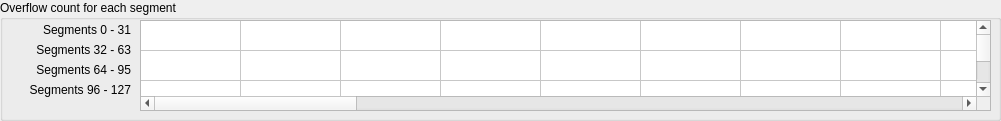
   <widget class="QGroupBox" name="groupBox_3">
    <property name="geometry">
     <rect>
      <x>10</x>
      <y>130</y>
      <width>1001</width>
      <height>121</height>
     </rect>
    </property>
    <property name="title">
     <string>Overflow count for each segment</string>
    </property>
    <widget class="caWaveTable" name="cawavetable">
     <property name="geometry">
      <rect>
       <x>140</x>
       <y>20</y>
       <width>851</width>
       <height>91</height>
      </rect>
     </property>
     <property name="channel" stdset="0">
      <string notr="true">$(SYS)-$(DEVICE):DBuf-Cnt-Oflw-I</string>
     </property>
     <property name="numberOfRows">
      <number>4</number>
     </property>
     <property name="numberOfColumns">
      <number>32</number>
     </property>
     <attribute name="horizontalHeaderVisible">
      <bool>false</bool>
     </attribute>
     <attribute name="horizontalHeaderHighlightSections">
      <bool>false</bool>
     </attribute>
     <attribute name="verticalHeaderVisible">
      <bool>false</bool>
     </attribute>
     <attribute name="verticalHeaderHighlightSections">
      <bool>false</bool>
     </attribute>
     <row/>
     <row/>
     <row/>
     <row/>
     <column/>
     <column/>
     <column/>
     <column/>
     <column/>
     <column/>
     <column/>
     <column/>
     <column/>
     <column/>
     <column/>
     <column/>
     <column/>
     <column/>
     <column/>
     <column/>
     <column/>
     <column/>
     <column/>
     <column/>
     <column/>
     <column/>
     <column/>
     <column/>
     <column/>
     <column/>
     <column/>
     <column/>
     <column/>
     <column/>
     <column/>
     <column/>
     <item row="0" column="0">
      <property name="font">
       <font/>
      </property>
      <property name="textAlignment">
       <set>AlignLeft|AlignLeading</set>
      </property>
     </item>
     <item row="0" column="1">
      <property name="font">
       <font/>
      </property>
      <property name="textAlignment">
       <set>AlignLeft|AlignLeading</set>
      </property>
     </item>
     <item row="0" column="2">
      <property name="font">
       <font/>
      </property>
      <property name="textAlignment">
       <set>AlignLeft|AlignLeading</set>
      </property>
     </item>
     <item row="0" column="3">
      <property name="font">
       <font/>
      </property>
      <property name="textAlignment">
       <set>AlignLeft|AlignLeading</set>
      </property>
     </item>
     <item row="0" column="4">
      <property name="font">
       <font/>
      </property>
      <property name="textAlignment">
       <set>AlignLeft|AlignLeading</set>
      </property>
     </item>
     <item row="0" column="5">
      <property name="font">
       <font/>
      </property>
      <property name="textAlignment">
       <set>AlignLeft|AlignLeading</set>
      </property>
     </item>
     <item row="0" column="6">
      <property name="font">
       <font/>
      </property>
      <property name="textAlignment">
       <set>AlignLeft|AlignLeading</set>
      </property>
     </item>
     <item row="0" column="7">
      <property name="font">
       <font/>
      </property>
      <property name="textAlignment">
       <set>AlignLeft|AlignLeading</set>
      </property>
     </item>
     <item row="0" column="8">
      <property name="font">
       <font/>
      </property>
      <property name="textAlignment">
       <set>AlignLeft|AlignLeading</set>
      </property>
     </item>
     <item row="0" column="9">
      <property name="font">
       <font/>
      </property>
      <property name="textAlignment">
       <set>AlignLeft|AlignLeading</set>
      </property>
     </item>
     <item row="0" column="10">
      <property name="font">
       <font/>
      </property>
      <property name="textAlignment">
       <set>AlignLeft|AlignLeading</set>
      </property>
     </item>
     <item row="0" column="11">
      <property name="font">
       <font/>
      </property>
      <property name="textAlignment">
       <set>AlignLeft|AlignLeading</set>
      </property>
     </item>
     <item row="0" column="12">
      <property name="font">
       <font/>
      </property>
      <property name="textAlignment">
       <set>AlignLeft|AlignLeading</set>
      </property>
     </item>
     <item row="0" column="13">
      <property name="font">
       <font/>
      </property>
      <property name="textAlignment">
       <set>AlignLeft|AlignLeading</set>
      </property>
     </item>
     <item row="0" column="14">
      <property name="font">
       <font/>
      </property>
      <property name="textAlignment">
       <set>AlignLeft|AlignLeading</set>
      </property>
     </item>
     <item row="0" column="15">
      <property name="font">
       <font/>
      </property>
      <property name="textAlignment">
       <set>AlignLeft|AlignLeading</set>
      </property>
     </item>
     <item row="0" column="16">
      <property name="font">
       <font/>
      </property>
      <property name="textAlignment">
       <set>AlignLeft|AlignLeading</set>
      </property>
     </item>
     <item row="0" column="17">
      <property name="font">
       <font/>
      </property>
      <property name="textAlignment">
       <set>AlignLeft|AlignLeading</set>
      </property>
     </item>
     <item row="0" column="18">
      <property name="font">
       <font/>
      </property>
      <property name="textAlignment">
       <set>AlignLeft|AlignLeading</set>
      </property>
     </item>
     <item row="0" column="19">
      <property name="font">
       <font/>
      </property>
      <property name="textAlignment">
       <set>AlignLeft|AlignLeading</set>
      </property>
     </item>
     <item row="0" column="20">
      <property name="font">
       <font/>
      </property>
      <property name="textAlignment">
       <set>AlignLeft|AlignLeading</set>
      </property>
     </item>
     <item row="0" column="21">
      <property name="font">
       <font/>
      </property>
      <property name="textAlignment">
       <set>AlignLeft|AlignLeading</set>
      </property>
     </item>
     <item row="0" column="22">
      <property name="font">
       <font/>
      </property>
      <property name="textAlignment">
       <set>AlignLeft|AlignLeading</set>
      </property>
     </item>
     <item row="0" column="23">
      <property name="font">
       <font/>
      </property>
      <property name="textAlignment">
       <set>AlignLeft|AlignLeading</set>
      </property>
     </item>
     <item row="0" column="24">
      <property name="font">
       <font/>
      </property>
      <property name="textAlignment">
       <set>AlignLeft|AlignLeading</set>
      </property>
     </item>
     <item row="0" column="25">
      <property name="font">
       <font/>
      </property>
      <property name="textAlignment">
       <set>AlignLeft|AlignLeading</set>
      </property>
     </item>
     <item row="0" column="26">
      <property name="font">
       <font/>
      </property>
      <property name="textAlignment">
       <set>AlignLeft|AlignLeading</set>
      </property>
     </item>
     <item row="0" column="27">
      <property name="font">
       <font/>
      </property>
      <property name="textAlignment">
       <set>AlignLeft|AlignLeading</set>
      </property>
     </item>
     <item row="0" column="28">
      <property name="font">
       <font/>
      </property>
      <property name="textAlignment">
       <set>AlignLeft|AlignLeading</set>
      </property>
     </item>
     <item row="0" column="29">
      <property name="font">
       <font/>
      </property>
      <property name="textAlignment">
       <set>AlignLeft|AlignLeading</set>
      </property>
     </item>
     <item row="0" column="30">
      <property name="font">
       <font/>
      </property>
      <property name="textAlignment">
       <set>AlignLeft|AlignLeading</set>
      </property>
     </item>
     <item row="0" column="31">
      <property name="font">
       <font/>
      </property>
      <property name="textAlignment">
       <set>AlignLeft|AlignLeading</set>
      </property>
     </item>
     <item row="1" column="0">
      <property name="font">
       <font/>
      </property>
      <property name="textAlignment">
       <set>AlignLeft|AlignLeading</set>
      </property>
     </item>
     <item row="1" column="1">
      <property name="font">
       <font/>
      </property>
      <property name="textAlignment">
       <set>AlignLeft|AlignLeading</set>
      </property>
     </item>
     <item row="1" column="2">
      <property name="font">
       <font/>
      </property>
      <property name="textAlignment">
       <set>AlignLeft|AlignLeading</set>
      </property>
     </item>
     <item row="1" column="3">
      <property name="font">
       <font/>
      </property>
      <property name="textAlignment">
       <set>AlignLeft|AlignLeading</set>
      </property>
     </item>
     <item row="1" column="4">
      <property name="font">
       <font/>
      </property>
      <property name="textAlignment">
       <set>AlignLeft|AlignLeading</set>
      </property>
     </item>
     <item row="1" column="5">
      <property name="font">
       <font/>
      </property>
      <property name="textAlignment">
       <set>AlignLeft|AlignLeading</set>
      </property>
     </item>
     <item row="1" column="6">
      <property name="font">
       <font/>
      </property>
      <property name="textAlignment">
       <set>AlignLeft|AlignLeading</set>
      </property>
     </item>
     <item row="1" column="7">
      <property name="font">
       <font/>
      </property>
      <property name="textAlignment">
       <set>AlignLeft|AlignLeading</set>
      </property>
     </item>
     <item row="1" column="8">
      <property name="font">
       <font/>
      </property>
      <property name="textAlignment">
       <set>AlignLeft|AlignLeading</set>
      </property>
     </item>
     <item row="1" column="9">
      <property name="font">
       <font/>
      </property>
      <property name="textAlignment">
       <set>AlignLeft|AlignLeading</set>
      </property>
     </item>
     <item row="1" column="10">
      <property name="font">
       <font/>
      </property>
      <property name="textAlignment">
       <set>AlignLeft|AlignLeading</set>
      </property>
     </item>
     <item row="1" column="11">
      <property name="font">
       <font/>
      </property>
      <property name="textAlignment">
       <set>AlignLeft|AlignLeading</set>
      </property>
     </item>
     <item row="1" column="12">
      <property name="font">
       <font/>
      </property>
      <property name="textAlignment">
       <set>AlignLeft|AlignLeading</set>
      </property>
     </item>
     <item row="1" column="13">
      <property name="font">
       <font/>
      </property>
      <property name="textAlignment">
       <set>AlignLeft|AlignLeading</set>
      </property>
     </item>
     <item row="1" column="14">
      <property name="font">
       <font/>
      </property>
      <property name="textAlignment">
       <set>AlignLeft|AlignLeading</set>
      </property>
     </item>
     <item row="1" column="15">
      <property name="font">
       <font/>
      </property>
      <property name="textAlignment">
       <set>AlignLeft|AlignLeading</set>
      </property>
     </item>
     <item row="1" column="16">
      <property name="font">
       <font/>
      </property>
      <property name="textAlignment">
       <set>AlignLeft|AlignLeading</set>
      </property>
     </item>
     <item row="1" column="17">
      <property name="font">
       <font/>
      </property>
      <property name="textAlignment">
       <set>AlignLeft|AlignLeading</set>
      </property>
     </item>
     <item row="1" column="18">
      <property name="font">
       <font/>
      </property>
      <property name="textAlignment">
       <set>AlignLeft|AlignLeading</set>
      </property>
     </item>
     <item row="1" column="19">
      <property name="font">
       <font/>
      </property>
      <property name="textAlignment">
       <set>AlignLeft|AlignLeading</set>
      </property>
     </item>
     <item row="1" column="20">
      <property name="font">
       <font/>
      </property>
      <property name="textAlignment">
       <set>AlignLeft|AlignLeading</set>
      </property>
     </item>
     <item row="1" column="21">
      <property name="font">
       <font/>
      </property>
      <property name="textAlignment">
       <set>AlignLeft|AlignLeading</set>
      </property>
     </item>
     <item row="1" column="22">
      <property name="font">
       <font/>
      </property>
      <property name="textAlignment">
       <set>AlignLeft|AlignLeading</set>
      </property>
     </item>
     <item row="1" column="23">
      <property name="font">
       <font/>
      </property>
      <property name="textAlignment">
       <set>AlignLeft|AlignLeading</set>
      </property>
     </item>
     <item row="1" column="24">
      <property name="font">
       <font/>
      </property>
      <property name="textAlignment">
       <set>AlignLeft|AlignLeading</set>
      </property>
     </item>
     <item row="1" column="25">
      <property name="font">
       <font/>
      </property>
      <property name="textAlignment">
       <set>AlignLeft|AlignLeading</set>
      </property>
     </item>
     <item row="1" column="26">
      <property name="font">
       <font/>
      </property>
      <property name="textAlignment">
       <set>AlignLeft|AlignLeading</set>
      </property>
     </item>
     <item row="1" column="27">
      <property name="font">
       <font/>
      </property>
      <property name="textAlignment">
       <set>AlignLeft|AlignLeading</set>
      </property>
     </item>
     <item row="1" column="28">
      <property name="font">
       <font/>
      </property>
      <property name="textAlignment">
       <set>AlignLeft|AlignLeading</set>
      </property>
     </item>
     <item row="1" column="29">
      <property name="font">
       <font/>
      </property>
      <property name="textAlignment">
       <set>AlignLeft|AlignLeading</set>
      </property>
     </item>
     <item row="1" column="30">
      <property name="font">
       <font/>
      </property>
      <property name="textAlignment">
       <set>AlignLeft|AlignLeading</set>
      </property>
     </item>
     <item row="1" column="31">
      <property name="font">
       <font/>
      </property>
      <property name="textAlignment">
       <set>AlignLeft|AlignLeading</set>
      </property>
     </item>
     <item row="2" column="0">
      <property name="font">
       <font/>
      </property>
      <property name="textAlignment">
       <set>AlignLeft|AlignLeading</set>
      </property>
     </item>
     <item row="2" column="1">
      <property name="font">
       <font/>
      </property>
      <property name="textAlignment">
       <set>AlignLeft|AlignLeading</set>
      </property>
     </item>
     <item row="2" column="2">
      <property name="font">
       <font/>
      </property>
      <property name="textAlignment">
       <set>AlignLeft|AlignLeading</set>
      </property>
     </item>
     <item row="2" column="3">
      <property name="font">
       <font/>
      </property>
      <property name="textAlignment">
       <set>AlignLeft|AlignLeading</set>
      </property>
     </item>
     <item row="2" column="4">
      <property name="font">
       <font/>
      </property>
      <property name="textAlignment">
       <set>AlignLeft|AlignLeading</set>
      </property>
     </item>
     <item row="2" column="5">
      <property name="font">
       <font/>
      </property>
      <property name="textAlignment">
       <set>AlignLeft|AlignLeading</set>
      </property>
     </item>
     <item row="2" column="6">
      <property name="font">
       <font/>
      </property>
      <property name="textAlignment">
       <set>AlignLeft|AlignLeading</set>
      </property>
     </item>
     <item row="2" column="7">
      <property name="font">
       <font/>
      </property>
      <property name="textAlignment">
       <set>AlignLeft|AlignLeading</set>
      </property>
     </item>
     <item row="2" column="8">
      <property name="font">
       <font/>
      </property>
      <property name="textAlignment">
       <set>AlignLeft|AlignLeading</set>
      </property>
     </item>
     <item row="2" column="9">
      <property name="font">
       <font/>
      </property>
      <property name="textAlignment">
       <set>AlignLeft|AlignLeading</set>
      </property>
     </item>
     <item row="2" column="10">
      <property name="font">
       <font/>
      </property>
      <property name="textAlignment">
       <set>AlignLeft|AlignLeading</set>
      </property>
     </item>
     <item row="2" column="11">
      <property name="font">
       <font/>
      </property>
      <property name="textAlignment">
       <set>AlignLeft|AlignLeading</set>
      </property>
     </item>
     <item row="2" column="12">
      <property name="font">
       <font/>
      </property>
      <property name="textAlignment">
       <set>AlignLeft|AlignLeading</set>
      </property>
     </item>
     <item row="2" column="13">
      <property name="font">
       <font/>
      </property>
      <property name="textAlignment">
       <set>AlignLeft|AlignLeading</set>
      </property>
     </item>
     <item row="2" column="14">
      <property name="font">
       <font/>
      </property>
      <property name="textAlignment">
       <set>AlignLeft|AlignLeading</set>
      </property>
     </item>
     <item row="2" column="15">
      <property name="font">
       <font/>
      </property>
      <property name="textAlignment">
       <set>AlignLeft|AlignLeading</set>
      </property>
     </item>
     <item row="2" column="16">
      <property name="font">
       <font/>
      </property>
      <property name="textAlignment">
       <set>AlignLeft|AlignLeading</set>
      </property>
     </item>
     <item row="2" column="17">
      <property name="font">
       <font/>
      </property>
      <property name="textAlignment">
       <set>AlignLeft|AlignLeading</set>
      </property>
     </item>
     <item row="2" column="18">
      <property name="font">
       <font/>
      </property>
      <property name="textAlignment">
       <set>AlignLeft|AlignLeading</set>
      </property>
     </item>
     <item row="2" column="19">
      <property name="font">
       <font/>
      </property>
      <property name="textAlignment">
       <set>AlignLeft|AlignLeading</set>
      </property>
     </item>
     <item row="2" column="20">
      <property name="font">
       <font/>
      </property>
      <property name="textAlignment">
       <set>AlignLeft|AlignLeading</set>
      </property>
     </item>
     <item row="2" column="21">
      <property name="font">
       <font/>
      </property>
      <property name="textAlignment">
       <set>AlignLeft|AlignLeading</set>
      </property>
     </item>
     <item row="2" column="22">
      <property name="font">
       <font/>
      </property>
      <property name="textAlignment">
       <set>AlignLeft|AlignLeading</set>
      </property>
     </item>
     <item row="2" column="23">
      <property name="font">
       <font/>
      </property>
      <property name="textAlignment">
       <set>AlignLeft|AlignLeading</set>
      </property>
     </item>
     <item row="2" column="24">
      <property name="font">
       <font/>
      </property>
      <property name="textAlignment">
       <set>AlignLeft|AlignLeading</set>
      </property>
     </item>
     <item row="2" column="25">
      <property name="font">
       <font/>
      </property>
      <property name="textAlignment">
       <set>AlignLeft|AlignLeading</set>
      </property>
     </item>
     <item row="2" column="26">
      <property name="font">
       <font/>
      </property>
      <property name="textAlignment">
       <set>AlignLeft|AlignLeading</set>
      </property>
     </item>
     <item row="2" column="27">
      <property name="font">
       <font/>
      </property>
      <property name="textAlignment">
       <set>AlignLeft|AlignLeading</set>
      </property>
     </item>
     <item row="2" column="28">
      <property name="font">
       <font/>
      </property>
      <property name="textAlignment">
       <set>AlignLeft|AlignLeading</set>
      </property>
     </item>
     <item row="2" column="29">
      <property name="font">
       <font/>
      </property>
      <property name="textAlignment">
       <set>AlignLeft|AlignLeading</set>
      </property>
     </item>
     <item row="2" column="30">
      <property name="font">
       <font/>
      </property>
      <property name="textAlignment">
       <set>AlignLeft|AlignLeading</set>
      </property>
     </item>
     <item row="2" column="31">
      <property name="font">
       <font/>
      </property>
      <property name="textAlignment">
       <set>AlignLeft|AlignLeading</set>
      </property>
     </item>
     <item row="3" column="0">
      <property name="font">
       <font/>
      </property>
      <property name="textAlignment">
       <set>AlignLeft|AlignLeading</set>
      </property>
     </item>
     <item row="3" column="1">
      <property name="font">
       <font/>
      </property>
      <property name="textAlignment">
       <set>AlignLeft|AlignLeading</set>
      </property>
     </item>
     <item row="3" column="2">
      <property name="font">
       <font/>
      </property>
      <property name="textAlignment">
       <set>AlignLeft|AlignLeading</set>
      </property>
     </item>
     <item row="3" column="3">
      <property name="font">
       <font/>
      </property>
      <property name="textAlignment">
       <set>AlignLeft|AlignLeading</set>
      </property>
     </item>
     <item row="3" column="4">
      <property name="font">
       <font/>
      </property>
      <property name="textAlignment">
       <set>AlignLeft|AlignLeading</set>
      </property>
     </item>
     <item row="3" column="5">
      <property name="font">
       <font/>
      </property>
      <property name="textAlignment">
       <set>AlignLeft|AlignLeading</set>
      </property>
     </item>
     <item row="3" column="6">
      <property name="font">
       <font/>
      </property>
      <property name="textAlignment">
       <set>AlignLeft|AlignLeading</set>
      </property>
     </item>
     <item row="3" column="7">
      <property name="font">
       <font/>
      </property>
      <property name="textAlignment">
       <set>AlignLeft|AlignLeading</set>
      </property>
     </item>
     <item row="3" column="8">
      <property name="font">
       <font/>
      </property>
      <property name="textAlignment">
       <set>AlignLeft|AlignLeading</set>
      </property>
     </item>
     <item row="3" column="9">
      <property name="font">
       <font/>
      </property>
      <property name="textAlignment">
       <set>AlignLeft|AlignLeading</set>
      </property>
     </item>
     <item row="3" column="10">
      <property name="font">
       <font/>
      </property>
      <property name="textAlignment">
       <set>AlignLeft|AlignLeading</set>
      </property>
     </item>
     <item row="3" column="11">
      <property name="font">
       <font/>
      </property>
      <property name="textAlignment">
       <set>AlignLeft|AlignLeading</set>
      </property>
     </item>
     <item row="3" column="12">
      <property name="font">
       <font/>
      </property>
      <property name="textAlignment">
       <set>AlignLeft|AlignLeading</set>
      </property>
     </item>
     <item row="3" column="13">
      <property name="font">
       <font/>
      </property>
      <property name="textAlignment">
       <set>AlignLeft|AlignLeading</set>
      </property>
     </item>
     <item row="3" column="14">
      <property name="font">
       <font/>
      </property>
      <property name="textAlignment">
       <set>AlignLeft|AlignLeading</set>
      </property>
     </item>
     <item row="3" column="15">
      <property name="font">
       <font/>
      </property>
      <property name="textAlignment">
       <set>AlignLeft|AlignLeading</set>
      </property>
     </item>
     <item row="3" column="16">
      <property name="font">
       <font/>
      </property>
      <property name="textAlignment">
       <set>AlignLeft|AlignLeading</set>
      </property>
     </item>
     <item row="3" column="17">
      <property name="font">
       <font/>
      </property>
      <property name="textAlignment">
       <set>AlignLeft|AlignLeading</set>
      </property>
     </item>
     <item row="3" column="18">
      <property name="font">
       <font/>
      </property>
      <property name="textAlignment">
       <set>AlignLeft|AlignLeading</set>
      </property>
     </item>
     <item row="3" column="19">
      <property name="font">
       <font/>
      </property>
      <property name="textAlignment">
       <set>AlignLeft|AlignLeading</set>
      </property>
     </item>
     <item row="3" column="20">
      <property name="font">
       <font/>
      </property>
      <property name="textAlignment">
       <set>AlignLeft|AlignLeading</set>
      </property>
     </item>
     <item row="3" column="21">
      <property name="font">
       <font/>
      </property>
      <property name="textAlignment">
       <set>AlignLeft|AlignLeading</set>
      </property>
     </item>
     <item row="3" column="22">
      <property name="font">
       <font/>
      </property>
      <property name="textAlignment">
       <set>AlignLeft|AlignLeading</set>
      </property>
     </item>
     <item row="3" column="23">
      <property name="font">
       <font/>
      </property>
      <property name="textAlignment">
       <set>AlignLeft|AlignLeading</set>
      </property>
     </item>
     <item row="3" column="24">
      <property name="font">
       <font/>
      </property>
      <property name="textAlignment">
       <set>AlignLeft|AlignLeading</set>
      </property>
     </item>
     <item row="3" column="25">
      <property name="font">
       <font/>
      </property>
      <property name="textAlignment">
       <set>AlignLeft|AlignLeading</set>
      </property>
     </item>
     <item row="3" column="26">
      <property name="font">
       <font/>
      </property>
      <property name="textAlignment">
       <set>AlignLeft|AlignLeading</set>
      </property>
     </item>
     <item row="3" column="27">
      <property name="font">
       <font/>
      </property>
      <property name="textAlignment">
       <set>AlignLeft|AlignLeading</set>
      </property>
     </item>
     <item row="3" column="28">
      <property name="font">
       <font/>
      </property>
      <property name="textAlignment">
       <set>AlignLeft|AlignLeading</set>
      </property>
     </item>
     <item row="3" column="29">
      <property name="font">
       <font/>
      </property>
      <property name="textAlignment">
       <set>AlignLeft|AlignLeading</set>
      </property>
     </item>
     <item row="3" column="30">
      <property name="font">
       <font/>
      </property>
      <property name="textAlignment">
       <set>AlignLeft|AlignLeading</set>
      </property>
     </item>
     <item row="3" column="31">
      <property name="font">
       <font/>
      </property>
      <property name="textAlignment">
       <set>AlignLeft|AlignLeading</set>
      </property>
     </item>
    </widget>
    <widget class="QLabel" name="label_24">
     <property name="geometry">
      <rect>
       <x>10</x>
       <y>20</y>
       <width>121</width>
       <height>20</height>
      </rect>
     </property>
     <property name="text">
      <string>Segments 0 - 31</string>
     </property>
     <property name="alignment">
      <set>Qt::AlignRight|Qt::AlignTrailing|Qt::AlignVCenter</set>
     </property>
    </widget>
    <widget class="QLabel" name="label_25">
     <property name="geometry">
      <rect>
       <x>10</x>
       <y>40</y>
       <width>121</width>
       <height>20</height>
      </rect>
     </property>
     <property name="text">
      <string>Segments 32 - 63</string>
     </property>
     <property name="alignment">
      <set>Qt::AlignRight|Qt::AlignTrailing|Qt::AlignVCenter</set>
     </property>
    </widget>
    <widget class="QLabel" name="label_26">
     <property name="geometry">
      <rect>
       <x>10</x>
       <y>60</y>
       <width>121</width>
       <height>20</height>
      </rect>
     </property>
     <property name="text">
      <string>Segments 64 - 95</string>
     </property>
     <property name="alignment">
      <set>Qt::AlignRight|Qt::AlignTrailing|Qt::AlignVCenter</set>
     </property>
    </widget>
    <widget class="QLabel" name="label_27">
     <property name="geometry">
      <rect>
       <x>10</x>
       <y>80</y>
       <width>121</width>
       <height>20</height>
      </rect>
     </property>
     <property name="text">
      <string>Segments 96 - 127</string>
     </property>
     <property name="alignment">
      <set>Qt::AlignRight|Qt::AlignTrailing|Qt::AlignVCenter</set>
     </property>
    </widget>
   </widget>
